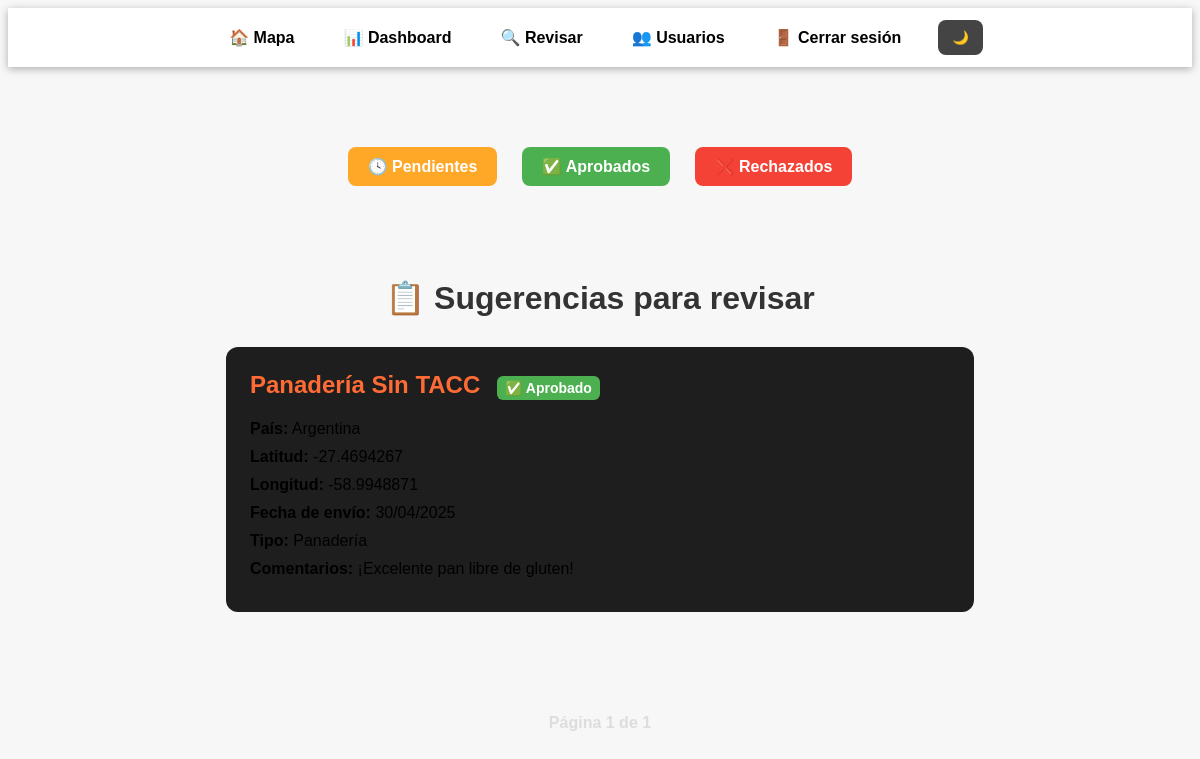
/revisar (signed in), run on the app's committed database.
### models.py (models this page shows, shortened)
class LugarSugerido(db.Model):
    __tablename__ = 'lugar_sugerido'
    id = db.Column(db.Integer, primary_key=True)
    nombre = db.Column(db.String(100), nullable=False)
    direccion = db.Column(db.String(200), nullable=False)
    ciudad = db.Column(db.String, nullable=False)
    provincia = db.Column(db.String, nullable=False)
    pais = db.Column(db.String(100), nullable=False)
    tipo = db.Column(db.String(50), nullable=False)
    comentarios = db.Column(db.Text)
    aprobado = db.Column(db.Boolean, default=False)
    rechazado = db.Column(db.Boolean, default=False)
    fecha_envio = db.Column(db.Date, default=date.today)
    lat = db.Column(db.Float, nullable=True)
    lng = db.Column(db.Float, nullable=True)

### app.py (the view)
@app.route('/revisar')
@login_required
def revisar_lugares():
    if not current_user.is_admin:
        abort(403)
    estado = request.args.get('estado')
    page = request.args.get('page', 1, type=int)
    per_page = 6  # podés cambiar la cantidad por página
    query = LugarSugerido.query
    if estado == 'pendiente':
        query = query.filter_by(aprobado=False, rechazado=False)
    elif estado == 'aprobado':
        query = query.filter_by(aprobado=True, rechazado=False)
    elif estado == 'rechazado':
        query = query.filter_by(rechazado=True)
    lugares = query.order_by(LugarSugerido.fecha_envio.desc()).paginate(page=page, per_page=per_page)
    return render_template('revisar.html', lugares=lugares)

### app.py (called while the page is built)
@login_manager.user_loader
def load_user(user_id):
    return Usuario.query.get(int(user_id))

### templates/revisar.html (shortened to what this page needs)
<link rel="stylesheet" href="/static/css/revisar.css">
{% extends 'base_admin.html' %}
{% block body_class %}revisar{% endblock %}
{% block content %}
<div class="filtros-revisar">
  <a href="/revisar?estado=pendiente" class="btn-filtro pendiente">🕓 Pendientes</a>
  <a href="/revisar?estado=aprobado" class="btn-filtro aprobado">✅ Aprobados</a>
  <a href="/revisar?estado=rechazado" class="btn-filtro rechazado">❌ Rechazados</a>
</div>
<main class="contenedor-revisar">
  <h1>📋 Sugerencias para revisar</h1>
  {% for lugar in lugares %}
  <div class="tarjeta-lugar">
    <h2>
      {{ lugar.nombre }}
      {% if lugar.aprobado %}
        <span class="badge badge-aprobado">✅ Aprobado</span>
      {% elif lugar.rechazado %}
        <span class="badge badge-rechazado">❌ Rechazado</span>
      {% else %}
        <span class="badge badge-pendiente">🕓 Pendiente</span>
      {% endif %}
    </h2>
    {% if lugar.lat and lugar.lng %}
      <p><strong>País:</strong> {{ lugar.pais }}</p>
      <p><strong>Latitud:</strong> {{ lugar.lat }}</p>
      <p><strong>Longitud:</strong> {{ lugar.lng }}</p>
      <p><strong>Fecha de envío:</strong> {{ lugar.fecha_envio.strftime('%d/%m/%Y') }}</p>
    {% else %}
      <p><strong>Fecha de envío:</strong> {{ lugar.fecha_envio.strftime('%d/%m/%Y') }}</p>
      <p><strong>Dirección:</strong> {{ lugar.direccion }}
      {% if lugar.ciudad %}, {{ lugar.ciudad }}{% endif %}
      {% if lugar.provincia %}, {{ lugar.provincia }}{% endif %}
      </p>
    {% endif %}
    <p><strong>Tipo:</strong> {{ lugar.tipo }}</p>
    <p><strong>Comentarios:</strong> {{ lugar.comentarios or "Sin comentarios" }}</p>
  </div>
  {% endfor %}
</main>
<div class="paginacion">
  <span>Página {{ lugares.page }} de {{ lugares.pages }}</span>
</div>
{% endblock %}

### static/css/revisar.css (style rules this page uses)
body { background-color: #f7f7f7; font-family: Arial, sans-serif; }
.contenedor-revisar { max-width: 1000px; margin: 40px auto; padding: 20px; }
h1 { text-align: center; margin-bottom: 30px; color: #333; }
.tarjeta-lugar { background-color: #ffffff; border-radius: 12px; box-shadow: 0 4px 12px rgba(0, 0, 0, 0.1); padding: 20px; margin-bottom: 20px; }
.tarjeta-lugar h2 { margin-top: 0; color: #ff6b35; }
.tarjeta-lugar p { margin: 10px 0; }
.filtros-revisar { text-align: center; margin-bottom: 30px; }
.btn-filtro { display: inline-block; margin: 0 10px; padding: 10px 20px; font-size: 16px; font-weight: bold; border-radius: 8px; text-decoration: none; color: white; transition: background-color 0.3s; }
.btn-filtro.pendiente { background-color: #ffa726; }
.btn-filtro.aprobado { background-color: #4caf50; }
.btn-filtro.rechazado { background-color: #f44336; }
.badge { display: inline-block; margin-left: 10px; padding: 4px 8px; font-size: 14px; border-radius: 6px; font-weight: bold; }
.badge-aprobado { background-color: #4caf50; color: white; }

### static/css/dashboard.css (style rules this page uses)
body { background-color: #f7f7f7; font-family: Arial, sans-serif; }
.tarjeta-lugar { background-color: #ffffff; padding: 15px; border-radius: 10px; box-shadow: 0 2px 8px rgba(0, 0, 0, 0.1); }
.contenedor-revisar { padding: 2rem; }
.tarjeta-lugar { margin-bottom: 2rem; background-color: #1e1e1e; padding: 1rem; border-radius: 10px; box-shadow: 0 0 5px rgba(255, 255, 255, 0.1); }
body.revisar .tarjeta-lugar { max-width: 700px; margin: 30px auto; background-color: #1e1e1e; padding: 1.5rem; border-radius: 12px; box-shadow: 0 0 12px rgba(255, 255, 255, 0.1); }
.paginacion { display: flex; justify-content: center; align-items: center; gap: 1rem; margin-top: 2rem; flex-wrap: wrap; }
.paginacion span { color: #ddd; font-weight: bold; }

### data on the page
LugarSugerido: nombre "Panadería Sin TACC", aprobado "✅ Aprobado", pais "Argentina", lat "-27.4694267", lng "-58.9948871", fecha_envio "30/04/2025", tipo "Panadería", comentarios "¡Excelente pan libre de gluten!"

### other printed values
{{ lugares.page }} "1"
{{ lugares.pages }} "1"
